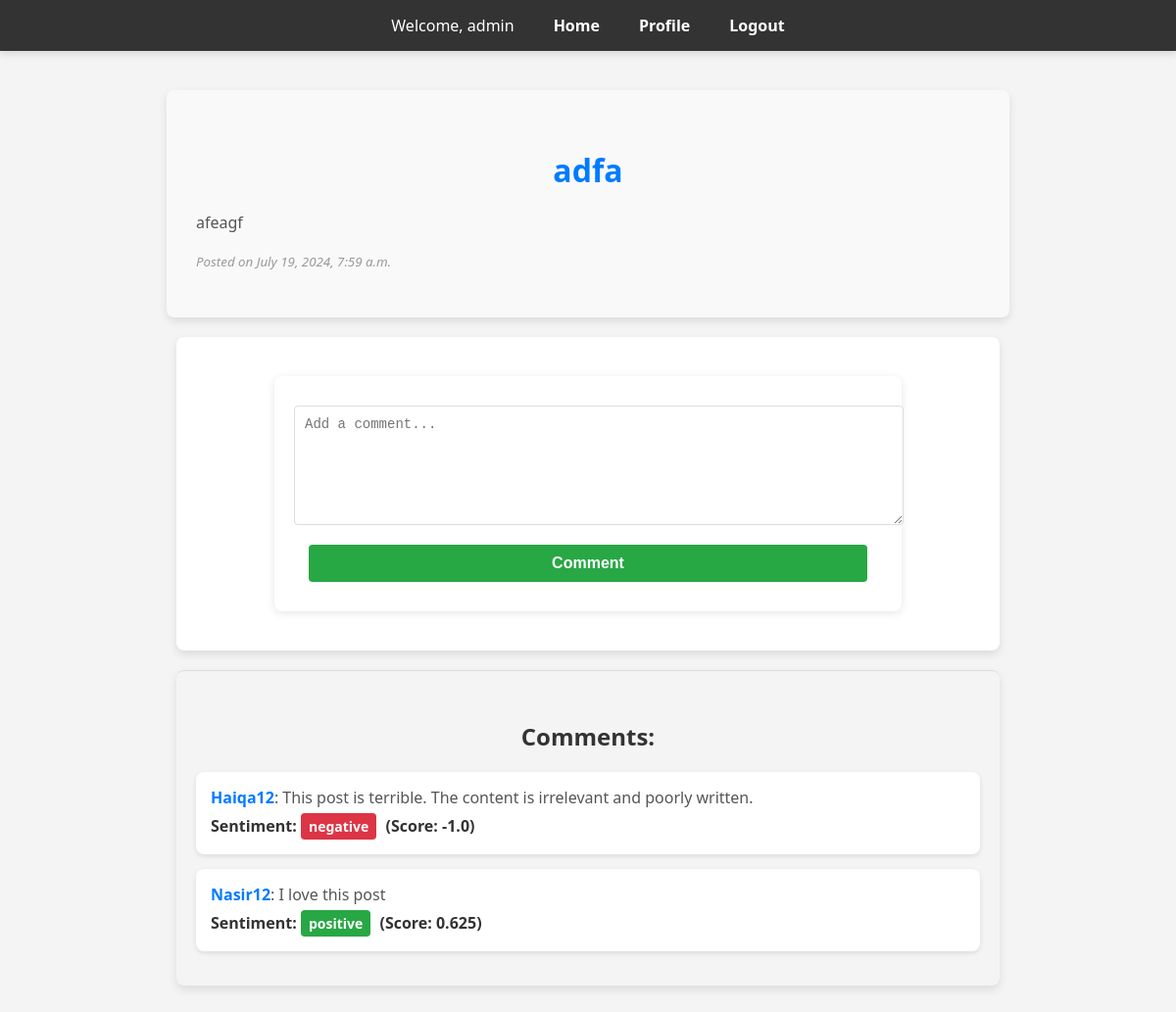
The app's page /post/1/ (signed in) with its own data.
### myapp/models.py (models this page shows, shortened)
class Post(models.Model):
    postid = models.AutoField(primary_key=True)
    title = models.CharField(max_length=255)
    description = models.TextField()
    post_date = models.DateTimeField(default=timezone.now)

class Comment(models.Model):
    commentid = models.AutoField(primary_key=True)
    post = models.ForeignKey(Post, related_name='comments', on_delete=models.CASCADE)
    username = models.CharField(max_length=150)
    text = models.TextField()
    comment_date = models.DateTimeField(default=timezone.now)
    sentiment_score = models.FloatField(null=True, blank=True)
    sentiment_label = models.CharField(max_length=10, null=True, blank=True)
    class Meta:
        unique_together = ('post', 'username')  # Ensure each user can comment only once per post

### myapp/views.py (the view, shortened to what this page needs)
# urls.py: path('post/<int:post_id>/', views.post_detail, name='post_detail'),
def post_detail(request, post_id):
    post = get_object_or_404(Post, pk=post_id)
    username = request.session.get('username')
    comments = Comment.objects.filter(post=post)
    context = {
        'post': post,
        'comments': comments,
    }
    return render(request, 'post_detail.html', context)

### templates/post_detail.html (shortened to what this page needs)
{% extends "base.html" %}
{% block content %}
<div class="post-details">
    <h2>{{ post.title }}</h2>
    <p>{{ post.description }}</p>
    <p><small>Posted on {{ post.post_date }}</small></p>
</div>
{% if request.session.username %}
    <div class="comment-form">
        <form action="{% url 'post_detail' post_id=post.postid %}" method="post">
            <textarea name="text" rows="4" placeholder="Add a comment..."></textarea>
            <button type="submit">Comment</button>
        </form>
    </div>
{% else %}
    <p>Please <a href="{% url 'login' %}">login</a> to comment.</p>
{% endif %}
<div class="comments">
    <h3>Comments:</h3>
    {% for comment in comments %}
        <div class="comment">
            <p><strong>{{ comment.username }}</strong>: {{ comment.text }}</p>
            <p>Sentiment: <span class="sentiment-label sentiment-{{ comment.sentiment_label|lower }}">{{ comment.sentiment_label }}</span> (Score: {{ comment.sentiment_score }})</p>
        </div>
    {% endfor %}
</div>
{% endblock %}

### templates/base.html (style rules this page uses)
body { font-family: 'Segoe UI', Tahoma, Geneva, Verdana, sans-serif; margin: 0; padding: 0; background-color: #f4f4f4; }
h1, h2, h3, h4 { margin: 30px; text-align: center; }
form { background: #fff; padding: 20px; border-radius: 8px; box-shadow: 0 2px 8px rgba(0, 0, 0, 0.1); margin: 20px auto; max-width: 600px; }
form input, form textarea, form select, form button { width: 95%; margin: 10px auto; padding: 12px; border: 1px solid #ddd; border-radius: 5px; display: block; font-size: 14px; }
form textarea { height: 100px; resize: vertical; }
form button { background-color: #007bff; color: #fff; border: none; cursor: pointer; font-size: 16px; font-weight: bold; padding: 12px; }
h2 { color: #333; font-size: 28px; margin: 30px; text-align: center; }
.comments { background: #f9f9f9; padding: 10px; border-top: 1px solid #ddd; margin-top: 10px; border-radius: 8px; }
.comments p { margin: 5px 0; }
.comments p strong { color: #333; }
.post-details { background-color: #f9f9f9; padding: 30px; border-radius: 8px; margin-bottom: 30px; box-shadow: 0 4px 10px rgba(0, 0, 0, 0.1); max-width: 800px; margin: 20px auto; }
.post-details h2 { color: #007bff; font-size: 32px; margin-bottom: 20px; }
.post-details p { color: #555; line-height: 1.6; }
.post-details p small { display: block; margin-top: 10px; color: #999; font-style: italic; }
.comment-form { background-color: #fff; padding: 20px; border-radius: 8px; box-shadow: 0 4px 10px rgba(0, 0, 0, 0.1); margin-bottom: 30px; max-width: 800px; margin: 20px auto; }
.comment-form form { display: flex; flex-direction: column; }
.comment-form textarea { margin-bottom: 10px; padding: 10px; border-radius: 4px; border: 1px solid #ddd; font-size: 14px; width: 100%; }
.comment-form button { background-color: #28a745; color: #fff; padding: 10px; border: none; border-radius: 4px; cursor: pointer; font-size: 16px; transition: background-color 0.3s ease; }
.comments { background-color: #f4f4f4; padding: 20px; border-radius: 8px; box-shadow: 0 4px 10px rgba(0, 0, 0, 0.1); max-width: 800px; margin: 20px auto; }
.comments h3 { color: #333; margin-bottom: 20px; font-size: 24px; }
.comment { background-color: #fff; padding: 15px; margin-bottom: 15px; border-radius: 8px; box-shadow: 0 2px 5px rgba(0, 0, 0, 0.1); }
.comment p { margin: 0; color: #555; }
.comment p strong { color: #007bff; }
.comment p:last-child { color: #333; margin-top: 5px; font-weight: bold; }
.comment p span.sentiment-label { display: inline-block; padding: 4px 8px; border-radius: 4px; font-size: 14px; color: #fff; margin-right: 5px; }
.comment p span.sentiment-positive { background-color: #28a745; }
.comment p span.sentiment-negative { background-color: #dc3545; }

### records on screen
Post: title "adfa", description "afeagf", post_date "July 19, 2024, 7:59 a.m."
Comment: username "Haiqa12", text "This post is terrible. The content is irrelevant and poorly written.", sentiment_label "negative", sentiment_score "-1.0"
Comment: username "Nasir12", text "I love this post", sentiment_label "positive", sentiment_score "0.625"

### other values on screen
{{ request.session.username }} "admin"
